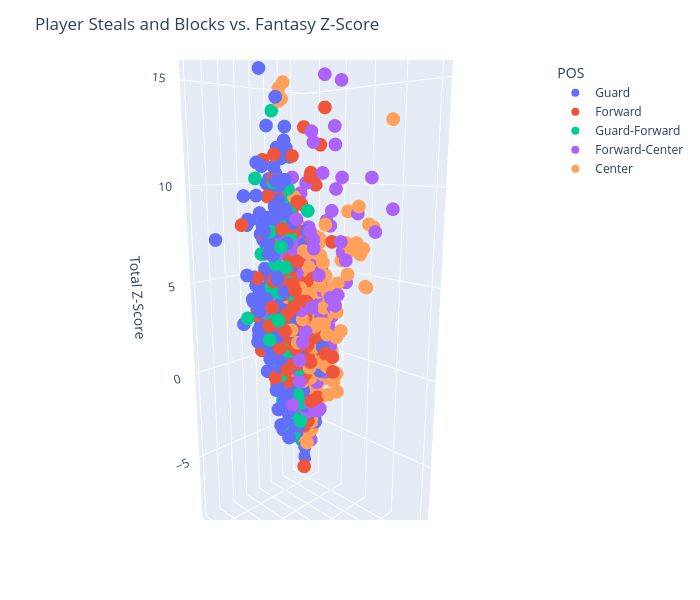

Notebook cell for this chart:
### Markdown cell above
**Exploring the cirrelations between the seasons stats, to check player's stability**  
Using MAE which Measures how much the fantasy score changed on average from one season to the next.  
The last output is the MAE between 2023-24 to 2024-25.

### Code cell
#Example 2: 3D- scatter plot to show the connection between Rebounds, Blocks and Free Throw percentage
positions = df['POS'].unique()
pos_to_index = {pos: i for i, pos in enumerate(positions)}
color_indices = df['POS'].map(pos_to_index)
fig = px.scatter_3d(
    df,
    x='z_STL',
    y='z_BLK',
    z='fantasy_z_9cat',
    color='POS',
    hover_data={'PLAYER_NAME': True, 'z_STL': ':.2f', 'z_BLK': ':.2f', 'fantasy_z_9cat': ':.2f'}
)
# Customize the plot layout
fig.update_layout(
    title='Player Steals and Blocks vs. Fantasy Z-Score',
    scene=dict(xaxis_title='Steals', yaxis_title='Blocks', zaxis_title='Total Z-Score', aspectmode='data', camera=dict(
            eye=dict(x=1.5, y=1.5, z=0.5))), width=700, height=600)
fig.show()

fig = plt.figure(figsize=(12, 8))
ax = fig.add_subplot(111, projection='3d')
sc = ax.scatter(df["z_BLK"], df['z_STL'], df['fantasy_z_9cat'], c=color_indices, cmap='tab10', s=50)
cbar = plt.colorbar(sc, ticks=range(len(positions)))
cbar.ax.set_yticklabels(positions)
cbar.set_label('Player Position')
ax.set_xlabel('z_BLK')
ax.set_ylabel('z_STL')
ax.set_zlabel('fantasy_z_9cat')
ax.set_title('3D Stocks vs Total Z-score')
plt.show()

### Figure 1 — Plotly figure (JSON) as saved in the notebook; plotly's stock layout.template omitted (floating-point values rounded to 4 significant figures; data arrays with more than 128 entries replaced by an {"elided": "..."} marker saying what was removed)
{"data": [{"customdata": {"elided": "777x1 str values"}, "hovertemplate": "POS=Guard<br>z_STL=%{x:.2f}<br>z_BLK=%{y:.2f}<br>fantasy_z_9cat=%{z:.2f}<br>PLAYER_NAME=%{customdata[0]}<extra></extra>", "legendgroup": "Guard", "marker": {"color": "#636efa", "symbol": "circle"}, "mode": "markers", "name": "Guard", "scene": "scene", "showlegend": true, "type": "scatter3d", "x": {"elided": "777 float values"}, "y": {"elided": "777 float values"}, "z": {"elided": "777 float values"}}, {"customdata": {"elided": "514x1 str values"}, "hovertemplate": "POS=Forward<br>z_STL=%{x:.2f}<br>z_BLK=%{y:.2f}<br>fantasy_z_9cat=%{z:.2f}<br>PLAYER_NAME=%{customdata[0]}<extra></extra>", "legendgroup": "Forward", "marker": {"color": "#EF553B", "symbol": "circle"}, "mode": "markers", "name": "Forward", "scene": "scene", "showlegend": true, "type": "scatter3d", "x": {"elided": "514 float values"}, "y": {"elided": "514 float values"}, "z": {"elided": "514 float values"}}, {"customdata": {"elided": "242x1 str values"}, "hovertemplate": "POS=Guard-Forward<br>z_STL=%{x:.2f}<br>z_BLK=%{y:.2f}<br>fantasy_z_9cat=%{z:.2f}<br>PLAYER_NAME=%{customdata[0]}<extra></extra>", "legendgroup": "Guard-Forward", "marker": {"color": "#00cc96", "symbol": "circle"}, "mode": "markers", "name": "Guard-Forward", "scene": "scene", "showlegend": true, "type": "scatter3d", "x": {"elided": "242 float values"}, "y": {"elided": "242 float values"}, "z": {"elided": "242 float values"}}, {"customdata": {"elided": "246x1 str values"}, "hovertemplate": "POS=Forward-Center<br>z_STL=%{x:.2f}<br>z_BLK=%{y:.2f}<br>fantasy_z_9cat=%{z:.2f}<br>PLAYER_NAME=%{customdata[0]}<extra></extra>", "legendgroup": "Forward-Center", "marker": {"color": "#ab63fa", "symbol": "circle"}, "mode": "markers", "name": "Forward-Center", "scene": "scene", "showlegend": true, "type": "scatter3d", "x": {"elided": "246 float values"}, "y": {"elided": "246 float values"}, "z": {"elided": "246 float values"}}, {"customdata": {"elided": "198x1 str values"}, "hovertemplate": "POS=Center<br>z_STL=%{x:.2f}<br>z_BLK=%{y:.2f}<br>fantasy_z_9cat=%{z:.2f}<br>PLAYER_NAME=%{customdata[0]}<extra></extra>", "legendgroup": "Center", "marker": {"color": "#FFA15A", "symbol": "circle"}, "mode": "markers", "name": "Center", "scene": "scene", "showlegend": true, "type": "scatter3d", "x": {"elided": "198 float values"}, "y": {"elided": "198 float values"}, "z": {"elided": "198 float values"}}], "layout": {"height": 600, "legend": {"title": {"text": "POS"}, "tracegroupgap": 0}, "margin": {"t": 60}, "scene": {"aspectmode": "data", "camera": {"eye": {"x": 1.5, "y": 1.5, "z": 0.5}}, "domain": {"x": [0, 1], "y": [0, 1]}, "xaxis": {"title": {"text": "Steals"}}, "yaxis": {"title": {"text": "Blocks"}}, "zaxis": {"title": {"text": "Total Z-Score"}}}, "title": {"text": "Player Steals and Blocks vs. Fantasy Z-Score"}, "width": 700}}
